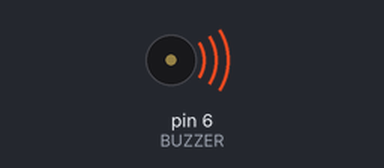
A sketch run on a simulated Arduino Uno, built with avr-gcc and run on an emulated ATmega328P. Parts: buzzer (waves = sounding).

Above: at 0.2 s.
At 9.12 s:
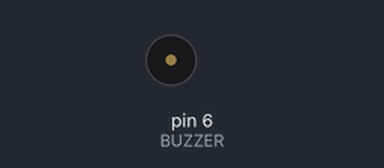
Timing chart, 0 to 9.5 s (numbered marks = the images above):
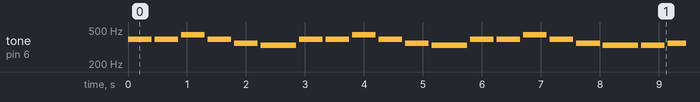

The sketch:

gulpembe.ino
```cpp
#define BUZZER 6

// Notalar (Hz)
#define DO  262
#define RE  294
#define MI  330
#define FA  349
#define SOL 392
#define LA  440
#define SI  494
#define DO2 523

int melody[] = {
  SOL, SOL, LA, SOL, FA, MI,
  SOL, SOL, LA, SOL, FA, MI,
  SOL, SOL, LA, SOL, FA, MI,
  MI, FA, SOL, LA, SOL
};

int durations[] = {
  400, 400, 400, 400, 400, 600,
  400, 400, 400, 400, 400, 600,
  400, 400, 400, 400, 400, 600,
  400, 400, 400, 600, 800
};

void setup() {
  pinMode(BUZZER, OUTPUT);
}

void loop() {
  int noteCount = sizeof(melody) / sizeof(int);

  for (int i = 0; i < noteCount; i++) {
    tone(BUZZER, melody[i], durations[i]);
    delay(durations[i]);
    noTone(BUZZER);
    delay(50);
  }

  delay(3000); // tekrar etmeden önce bekleme
}
```

Measured:
- by itself, tone on pin 6 (BUZZER): plays 392 Hz for 0.40 s, 392 Hz for 0.40 s, 440 Hz for 0.40 s, 392 Hz for 0.40 s, 349 Hz for 0.40 s, 330 Hz for 0.60 s … (207 notes in this stretch)
